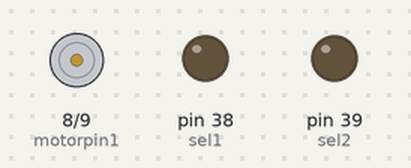
A sketch run on a simulated Arduino Mega 2560, built with avr-gcc and run on an emulated ATmega2560. Shown: motor-driver pin pairs drawn as motors (green arrow = first pin HIGH = forward, orange = second pin HIGH = backward, longer = more drive), output pins drawn as LEDs (lit = HIGH). Pins used as bus, display or sensor lines are not drawn.

Above: at 0.1 s.
At 1.1 s:
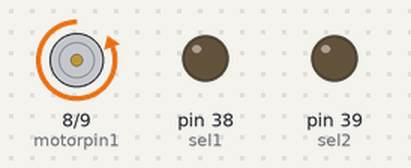
Timing chart, 0 to 2.6 s (numbered marks = the images above):
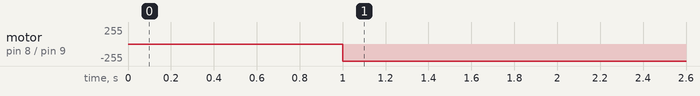

The sketch:

Testingmotor.ino
```cpp
#define sel1 38
#define sel2 39
#define rst_ 40
#define clk 12
#define motorpin1 8
#define motorpin2 9

int alpha, theta, alphadot, thetadot, prev_alpha=0, prev_theta=0;
byte alpha1, alpha2, theta1, theta2;

void setup()
 {
  pinMode(sel1, OUTPUT);
  pinMode(sel2, OUTPUT);
  pinMode(rst_, OUTPUT);
  pinMode(clk, OUTPUT);
  pinMode(motorpin1, OUTPUT);
  pinMode(motorpin2, OUTPUT);

  TCCR1B=0x01;
  analogWrite(clk, 127);

  digitalWrite(rst_, LOW);
  delay(1000);
  digitalWrite(rst_, HIGH);

 alpha = 0;
 DDRC=0b00000000;

  Serial.begin(9600);

}

void loop()
 {
//    analogWrite(motorpin1,0);
//    analogWrite(motorpin2,0);
//digitalWrite(8, HIGH);
//digitalWrite(9, LOW);
digitalWrite(8, LOW);
digitalWrite(9, HIGH);
}
```

Measured:
- by itself, motor on pin 8 (motorpin1) / pin 9 (motorpin2): stopped → backward 255/255 at 1.0 s
